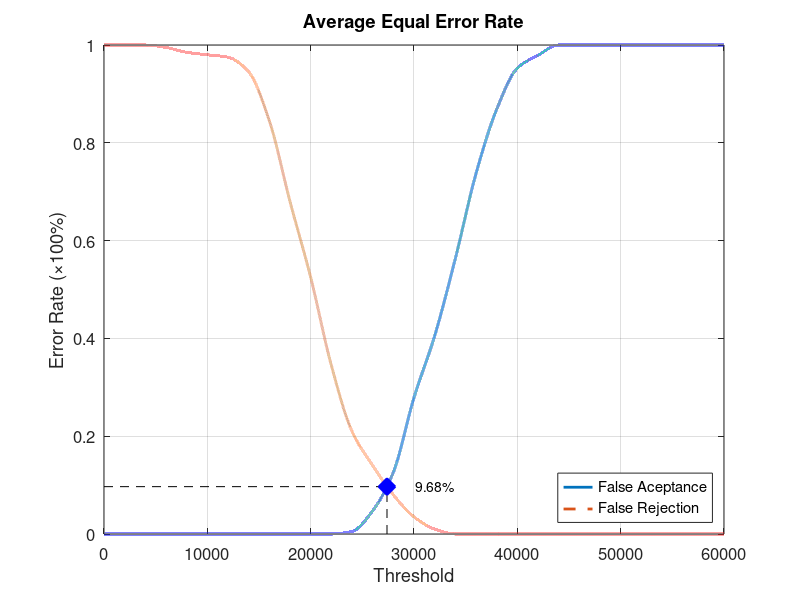
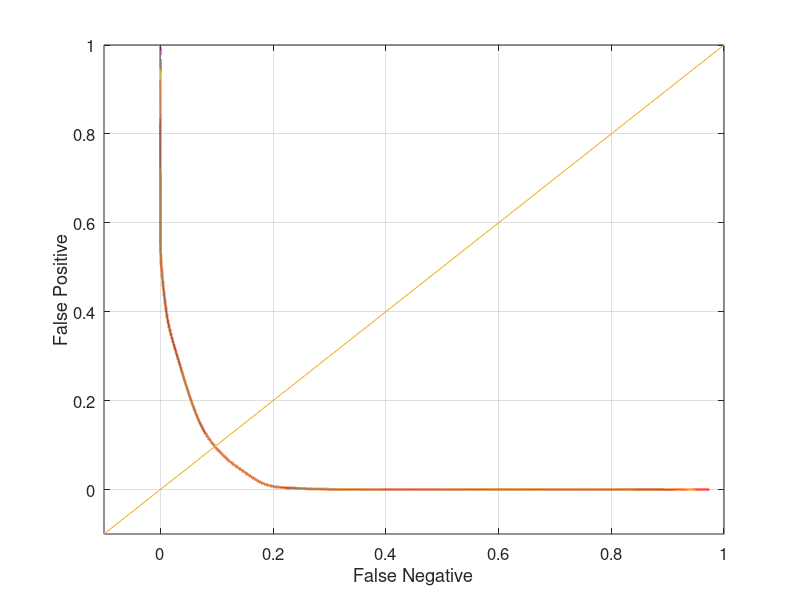

Recreate these plots in MATLAB, in order.
function yEER = Database1_2
close all;
clear;
clc;
x = 0:2000:60000;
xq = 0:0.5:60000;

y0 = [0 0 0 0 0 0 0 0 0 0 0 0 0.00526316 0.0473684 0.126316 0.278947 0.405263 0.563158 0.736842 0.868421 0.952632 0.978947 1 1 1 1 1 1 1 1 1];
yy0 = interp1(x, y0, xq, 'pchip');
y1 = [1 1 1 0.995 0.985 0.98 0.975 0.945 0.845 0.68 0.525 0.345 0.21 0.14 0.08 0.035 0.01 0 0 0 0 0 0 0 0 0 0 0 0 0 0];
yy1 = interp1(x, y1, xq, 'pchip');

% Calculating EER: 
y2 = abs(y0 - y1);
find(y2 == min(y2))
yy2 = abs(yy0 - yy1);
xEER = find(yy2 == min(yy2));
xEERIndex = xq(xEER) % X-axis EER
yEER = yy0(xEER) % Y-axis EER

main = figure
plot(xq, yy0,'-','LineWidth', 2);	hold on
plot(xq, yy1,'--','LineWidth', 2);	hold on
plot([xEERIndex xEERIndex], [0 yEER], 'k--');	hold on
plot([0 xEERIndex], [yEER yEER], 'k--');	hold on
plot(xEERIndex, yEER, 'bx', 'LineWidth', 10);	hold on
text(xEERIndex + 10 * xEERIndex / 100, yEER, [num2str(round((10000 * yEER)) / 100) '%'])
legend('False Aceptance', 'False Rejection', 'Location', 'SouthEast')
xlabel('Threshold')
ylabel('Error Rate (\times100%)')
title('Average Equal Error Rate')
set(gca, 'FontSize', 12)
axis([0 60000 0 1])
grid on

print(main, 'Database1_2Main', '-dpng');
FNRxFPR = figure('Color', [1 1 1]);
plot(yy1, yy0, '-', yy1, yy0, 'LineWidth', 2);
hold on
y = -0.1:0.1:1
plot(y, y); 
set(gca, 'FontSize', 12)
xlabel('False Negative')
ylabel('False Positive')
axis([-0.1 1 -0.1 1])
set(gca, 'FontSize', 12)
grid on

print(FNRxFPR, 'Database1_2FNRxFPR','-dpng');
end
